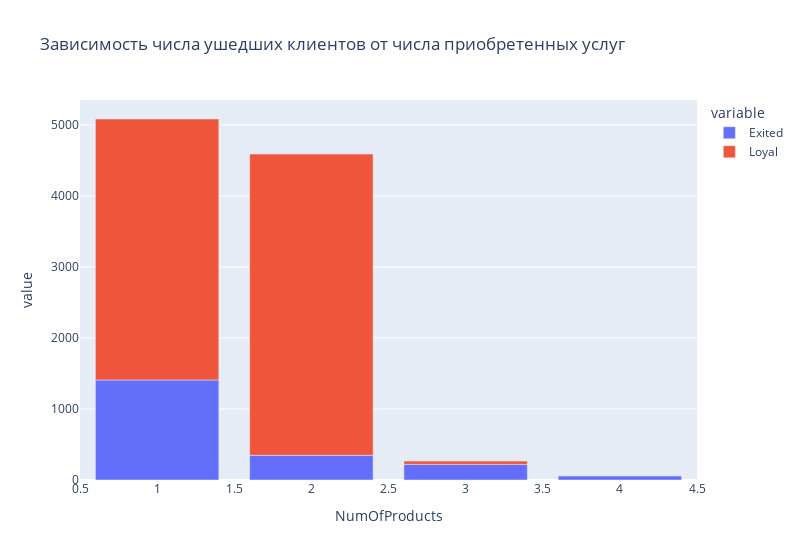

Notebook code cell kept with this figure:
### Markdown cell above
Задание 9.6  
Из круговой диаграммы видно, что почти 56% ушедших пользователей - женщины, соответственно 44% - мужчины.  
Если смотреть на соотношение уходящих в разрезе одного пола, то можно увидеть из столбчатой диаграммы, что из банка уходит примерно каждая 4ая женщщина и примерно каждый 6ой мужчина  
Вывод: женщины уходят чаще

### Code cell
#Находим количество оставшихся клиентов
churn_data['Loyal'] = 1 - churn_data['Exited']
pre_data = churn_data.groupby(by='NumOfProducts')[['Exited', 'Loyal']].sum()

fig = px.bar(
    pre_data,
    y=['Exited','Loyal'],
    title='Зависимость числа ушедших клиентов от числа приобретенных услуг',
    labels={'x': 'Количество приобретенных услуг', 'y':'Количество человек'},
    width=800
)
fig.show()

### Figure 1 — Plotly figure (JSON) as saved in the notebook; plotly's stock layout.template omitted (floating-point values rounded to 4 significant figures)
{"data": [{"alignmentgroup": "True", "hovertemplate": "variable=Exited<br>NumOfProducts=%{x}<br>value=%{y}<extra></extra>", "legendgroup": "Exited", "marker": {"color": "#636efa", "pattern": {"shape": ""}}, "name": "Exited", "offsetgroup": "Exited", "orientation": "v", "showlegend": true, "textposition": "auto", "type": "bar", "x": [1, 2, 3, 4], "xaxis": "x", "y": [1409, 348, 220, 60], "yaxis": "y"}, {"alignmentgroup": "True", "hovertemplate": "variable=Loyal<br>NumOfProducts=%{x}<br>value=%{y}<extra></extra>", "legendgroup": "Loyal", "marker": {"color": "#EF553B", "pattern": {"shape": ""}}, "name": "Loyal", "offsetgroup": "Loyal", "orientation": "v", "showlegend": true, "textposition": "auto", "type": "bar", "x": [1, 2, 3, 4], "xaxis": "x", "y": [3675, 4242, 46, 0], "yaxis": "y"}], "layout": {"barmode": "relative", "legend": {"title": {"text": "variable"}, "tracegroupgap": 0}, "title": {"text": "Зависимость числа ушедших клиентов от числа приобретенных услуг"}, "width": 800, "xaxis": {"anchor": "y", "domain": [0, 1], "title": {"text": "NumOfProducts"}}, "yaxis": {"anchor": "x", "domain": [0, 1], "title": {"text": "value"}}}}
